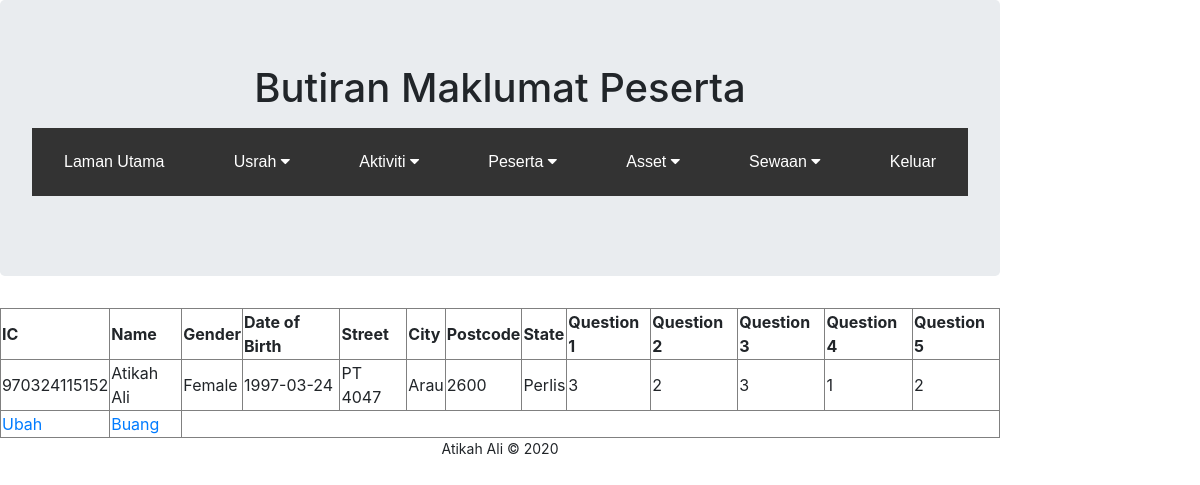
Page /participant_view.php on the committed database.
### tables this page shows
CREATE TABLE `participant` (
  `id` varchar(50) NOT NULL,
  `name` varchar(50) NOT NULL,
  `gender` varchar(50) NOT NULL,
  `datebirth` varchar(50) NOT NULL,
  `street` varchar(50) NOT NULL,
  `city` varchar(50) NOT NULL,
  `postcode` int(50) NOT NULL,
  `state` varchar(50) NOT NULL,
  `question1` varchar(1) NOT NULL,
  `question2` varchar(1) NOT NULL,
  `question3` varchar(1) NOT NULL,
  `question4` varchar(1) NOT NULL,
  `question5` varchar(1) NOT NULL
);

### participant_view.php (the view, shortened to what this page needs)
<!DOCTYPE html>
<html>
<head>
	<link rel="stylesheet" type="text/css" href="https://maxcdn.bootstrapcdn.com/bootstrap/4.0.0/css/bootstrap.min.css">
</head>
<body>
	<div class="jumbotron">
		<center><h1>Butiran Maklumat Peserta</h1></center>
		<p><?php include ("dropdown.php");?></p>
	</div>
<?php
	$servername = "localhost";
	$dbusername = "root";
	$dbpassword = "";
	$dbname = "wadah1";
	$conn = mysqli_connect($servername, $dbusername, $dbpassword, $dbname)
		or die("Connection failed: " . mysqli_connect_error());
	if ($conn)
	{
		$sql = "SELECT id, name, gender, datebirth, street, city, postcode, state, question1, question2, question3, question4, question5 FROM participant";
		$result = mysqli_query($conn, $sql);
		if (mysqli_num_rows($result) > 0) {
		echo "<table border = '1'>";
		echo "<tr><th>IC</th><th>Name</th><th>Gender</th><th>Date of Birth</th><th>Street</th><th>City</th><th>Postcode</th><th>State</th><th>Question 1</th><th>Question 2</th><th>Question 3</th><th>Question 4</th><th>Question 5</th></tr>";
			while($row = mysqli_fetch_assoc($result))
			{
				echo "<tr><td>" . $row["id"]. "</td>";
				echo "<td>" . $row["name"] . "</td>";
				echo "<td>". $row["gender"] . "</td>";
				echo "<td>". $row["datebirth"] . "</td>";
				echo "<td>". $row["street"] . "</td>";
				echo "<td>". $row["city"] . "</td>";
				echo "<td>". $row["postcode"] . "</td>";
				echo "<td>". $row["state"] . "</td>";
				echo "<td>". $row["question1"] . "</td>";
				echo "<td>". $row["question2"] . "</td>";
				echo "<td>". $row["question3"] . "</td>";
				echo "<td>". $row["question4"] . "</td>";
				echo "<td>". $row["question5"] . "</td></tr>";
				echo "<td><a href = 'participant_edit.php?id=" . $row["id"]."'>Ubah</a></td>";
				echo "<td><a href = 'participant_delete.php?id=" . $row["id"]."'>Buang</a></td>";
			}
				echo "</table>";
		} else {
		echo "no data found";
		}
	}
?>
	<div class="footer">
		Atikah Ali &copy; <?php print date("Y");?>
	</div>
</body>
</html>

### participant_view.php (style rules this page uses)
.footer { font-size: 14px; text-align: center; }
body { background-repeat: no-repeat; background-position: right top; margin-right: 200px; background-attachment: fixed; }

### rows in the picture
participant: id "970324115152", name "Atikah Ali", gender "Female", datebirth "1997-03-24", street "PT 4047", city "Arau", postcode "2600", state "Perlis", question1 "3", question2 "2", question3 "3", question4 "1", question5 "2"
